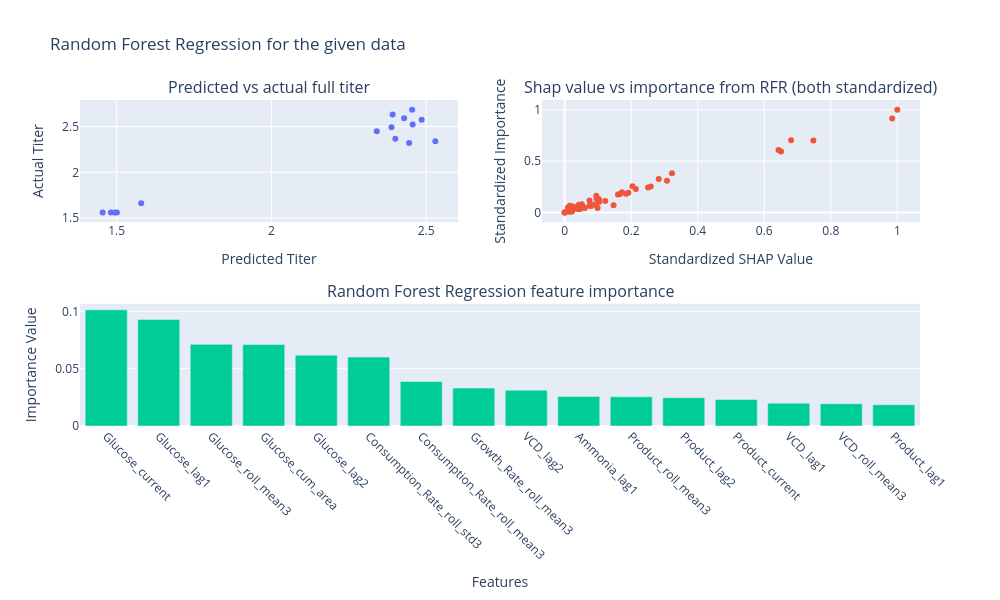

The notebook cell this image was saved under:
### Code cell
cp_100_model = training_random_forest_3(df_cp_100)

### Figure 1 — Plotly figure (JSON) as saved in the notebook; plotly's stock layout.template omitted (floating-point values rounded to 4 significant figures)
{"data": [{"mode": "markers", "type": "scatter", "x": [2.485, 2.388, 1.501, 2.455, 1.579, 2.4, 1.481, 2.392, 2.53, 2.429, 2.456, 1.494, 1.455, 2.34, 2.445], "xaxis": "x", "y": [2.576, 2.493, 1.561, 2.683, 1.662, 2.368, 1.561, 2.634, 2.341, 2.592, 2.523, 1.561, 1.561, 2.451, 2.321], "yaxis": "y"}, {"mode": "markers", "type": "scatter", "x": [1.0, 0.9845, 0.7476, 0.6807, 0.6505, 0.6428, 0.3226, 0.3077, 0.2829, 0.2587, 0.2507, 0.2138, 0.204, 0.1916, 0.1846, 0.1719, 0.1668, 0.1602, 0.1471, 0.122, 0.1034, 0.1031, 0.1016, 0.09911, 0.09602, 0.09506, 0.09185, 0.09008, 0.07955, 0.07483, 0.07461, 0.06081, 0.05169, 0.05143, 0.0513, 0.04861, 0.04847, 0.0471, 0.04691, 0.04304, 0.04286, 0.04212, 0.03615, 0.03451, 0.03384, 0.02557, 0.02258, 0.02213, 0.02167, 0.02122, 0.02112, 0.0209, 0.02079, 0.01649, 0.01618, 0.01579, 0.01561, 0.009998, 0.005079, 0.004189, 0.0, 0.0, 0.0], "xaxis": "x2", "y": [1.0, 0.9168, 0.7019, 0.7032, 0.5933, 0.6097, 0.3828, 0.3078, 0.3262, 0.2514, 0.2437, 0.2287, 0.2542, 0.1917, 0.1829, 0.1965, 0.1794, 0.1752, 0.07058, 0.1106, 0.1016, 0.1285, 0.1251, 0.04379, 0.1343, 0.1623, 0.07808, 0.07743, 0.06244, 0.1161, 0.06388, 0.04166, 0.06627, 0.07888, 0.07056, 0.06772, 0.04905, 0.03383, 0.0497, 0.05469, 0.07522, 0.02954, 0.03759, 0.04794, 0.03869, 0.05638, 0.02918, 0.008523, 0.02845, 0.02661, 0.03914, 0.01419, 0.03558, 0.006787, 0.01161, 0.06391, 0.03872, 0.04752, 0.003078, 0.002698, 0.0, 0.0, 0.0], "yaxis": "y2"}, {"type": "bar", "x": ["Glucose_current", "Glucose_lag1", "Glucose_roll_mean3", "Glucose_cum_area", "Glucose_lag2", "Consumption_Rate_roll_std3", "Consumption_Rate_roll_mean3", "Growth_Rate_roll_mean3", "VCD_lag2", "Ammonia_lag1", "Product_roll_mean3", "Product_lag2", "Product_current", "VCD_lag1", "VCD_roll_mean3", "Product_lag1"], "xaxis": "x3", "y": [0.1013, 0.09286, 0.07122, 0.07108, 0.06175, 0.06009, 0.03877, 0.03304, 0.03118, 0.02574, 0.02547, 0.02468, 0.02316, 0.0199, 0.01942, 0.01853], "yaxis": "y3"}], "layout": {"annotations": [{"font": {"size": 16}, "showarrow": false, "text": "Predicted vs actual full titer", "x": 0.225, "xanchor": "center", "xref": "paper", "y": 1, "yanchor": "bottom", "yref": "paper"}, {"font": {"size": 16}, "showarrow": false, "text": "Shap value vs importance from RFR (both standardized)", "x": 0.775, "xanchor": "center", "xref": "paper", "y": 1, "yanchor": "bottom", "yref": "paper"}, {"font": {"size": 16}, "showarrow": false, "text": "Random Forest Regression feature importance", "x": 0.5, "xanchor": "center", "xref": "paper", "y": 0.375, "yanchor": "bottom", "yref": "paper"}], "height": 600, "showlegend": false, "title": {"text": "Random Forest Regression for the given data"}, "width": 1000, "xaxis": {"anchor": "y", "domain": [0, 0.45], "title": {"text": "Predicted Titer"}}, "xaxis2": {"anchor": "y2", "domain": [0.55, 1], "title": {"text": "Standardized SHAP Value"}}, "xaxis3": {"anchor": "y3", "domain": [0, 1], "tickangle": 45, "title": {"text": "Features"}}, "yaxis": {"anchor": "x", "domain": [0.625, 1], "title": {"text": "Actual Titer"}}, "yaxis2": {"anchor": "x2", "domain": [0.625, 1], "title": {"text": "Standardized Importance"}}, "yaxis3": {"anchor": "x3", "domain": [0, 0.375], "title": {"text": "Importance Value"}}}}
